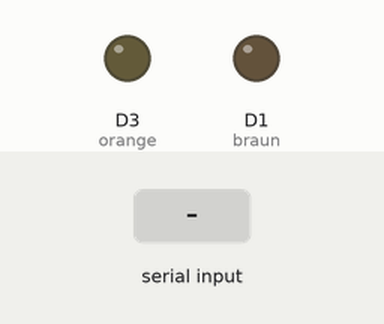
This sketch was run on a simulated ESP8266 (NodeMCU). Parts: output pins drawn as LEDs (lit = HIGH). Dashed ring = blinking. The inputs (shaded band) are chosen by the test bench.

Above: at 1.2 s.
1.3 s: "V" received over Serial
At 1.6 s:
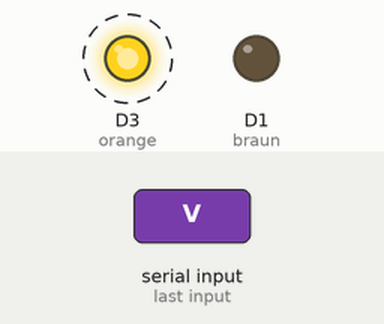
4.3 s: "M" received over Serial
At 5.0 s:
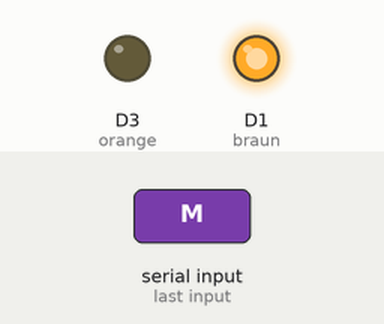
7.3 s: "B" received over Serial
At 8.1 s:
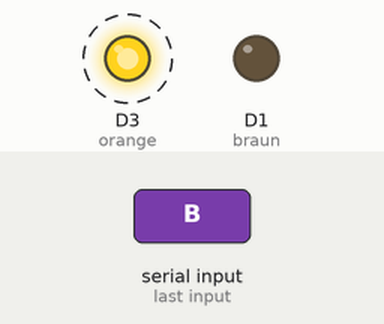
10.3 s: "N" received over Serial
Timing chart, 0 to 14.8 s (numbered marks = the images above; inputs shaded):
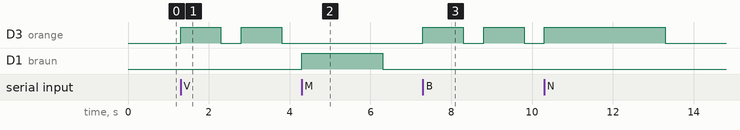

The sketch:

UnityConnector.ino
```cpp
unsigned long last_time = 0;

void setup()
{
    Serial.begin(9600);
    pinMode(D3, OUTPUT); //orange, links
    pinMode(D1, OUTPUT);  //braun, rechts
}

void loop()
{
    // Send some message when I receive an letter
    switch (Serial.read())
    {
        case 'V':
            //vibrate left one-handed
            //Serial.println("That's the first letter of the abecedarium.");
            digitalWrite(D3, HIGH); // LED anschalten
            delay(1000);
            digitalWrite(D3, LOW); // LED ausschalten
            delay(500);
            digitalWrite(D3, HIGH); // LED anschalten
            delay(1000);
            digitalWrite(D3, LOW); // LED ausschalten
            break;
        case 'B':
            //vibrate right one-handed
            digitalWrite(D3, HIGH); // LED anschalten
            delay(1000);
            digitalWrite(D3, LOW); // LED ausschalten
            delay(500);
            digitalWrite(D3, HIGH); // LED anschalten
            delay(1000);
            digitalWrite(D3, LOW); // LED ausschalten
            delay(500);
            digitalWrite(D3, HIGH); // LED anschalten
            delay(1000);
            digitalWrite(D3, LOW); // LED ausschalten
            break;
        case 'N':
            //vibrate left two-handed
            digitalWrite(D3, HIGH); // LED anschalten
            delay(2000);
            digitalWrite(D3, LOW); // LED ausschalten
            break;
        case 'M':
            //vibrate right two-handed
            digitalWrite(D1, HIGH); // LED anschalten
            delay(2000);
            digitalWrite(D1, LOW); // LED ausschalten
            break;
    }
}
```

Measured:
- after the input at 1.3 s, D3 (orange): alternates HIGH for 1.0 s and LOW for 0.50 s, starting at once
- after the input at 4.3 s, D1 (braun): LOW → HIGH at once, → LOW 2.0 s later
- after the input at 7.3 s, D3 (orange): alternates HIGH for 1.0 s and LOW for 0.50 s, starting at once
